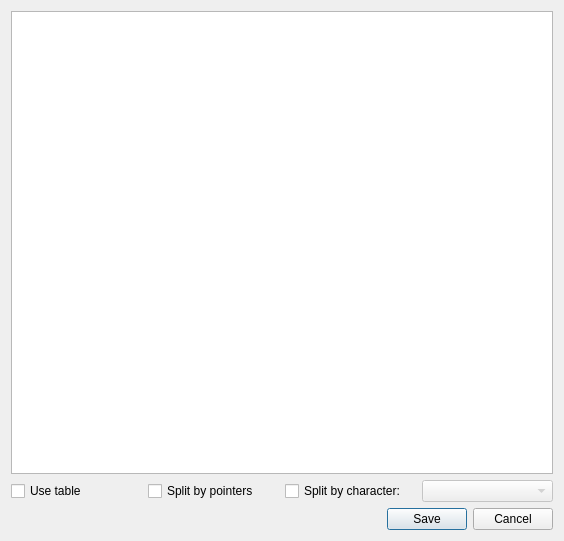
<?xml version="1.0" encoding="UTF-8"?>
<ui version="4.0">
 <class>DumpScriptDialog</class>
 <widget class="QDialog" name="DumpScriptDialog">
  <property name="geometry">
   <rect>
    <x>0</x>
    <y>0</y>
    <width>564</width>
    <height>541</height>
   </rect>
  </property>
  <property name="windowTitle">
   <string>Dialog</string>
  </property>
  <property name="modal">
   <bool>true</bool>
  </property>
  <layout class="QGridLayout" name="gridLayout">
   <item row="0" column="0">
    <widget class="QPlainTextEdit" name="pteScript"/>
   </item>
   <item row="3" column="0">
    <layout class="QHBoxLayout" name="horizontalLayout">
     <item>
      <widget class="QCheckBox" name="cbUseTable">
       <property name="text">
        <string>Use table</string>
       </property>
      </widget>
     </item>
     <item>
      <widget class="QCheckBox" name="cbSplitByPointers">
       <property name="text">
        <string>Split by pointers</string>
       </property>
      </widget>
     </item>
     <item>
      <widget class="QCheckBox" name="cbSplitByCharacter">
       <property name="enabled">
        <bool>true</bool>
       </property>
       <property name="text">
        <string>Split by character:</string>
       </property>
      </widget>
     </item>
     <item>
      <widget class="QComboBox" name="cmbSplitCharacter">
       <property name="enabled">
        <bool>false</bool>
       </property>
      </widget>
     </item>
    </layout>
   </item>
   <item row="4" column="0">
    <widget class="QDialogButtonBox" name="buttonBox">
     <property name="orientation">
      <enum>Qt::Horizontal</enum>
     </property>
     <property name="standardButtons">
      <set>QDialogButtonBox::Cancel|QDialogButtonBox::Save</set>
     </property>
    </widget>
   </item>
  </layout>
 </widget>
 <resources/>
 <connections>
  <connection>
   <sender>buttonBox</sender>
   <signal>accepted()</signal>
   <receiver>DumpScriptDialog</receiver>
   <slot>accept()</slot>
   <hints>
    <hint type="sourcelabel">
     <x>248</x>
     <y>254</y>
    </hint>
    <hint type="destinationlabel">
     <x>157</x>
     <y>274</y>
    </hint>
   </hints>
  </connection>
  <connection>
   <sender>buttonBox</sender>
   <signal>rejected()</signal>
   <receiver>DumpScriptDialog</receiver>
   <slot>reject()</slot>
   <hints>
    <hint type="sourcelabel">
     <x>316</x>
     <y>260</y>
    </hint>
    <hint type="destinationlabel">
     <x>286</x>
     <y>274</y>
    </hint>
   </hints>
  </connection>
 </connections>
</ui>
